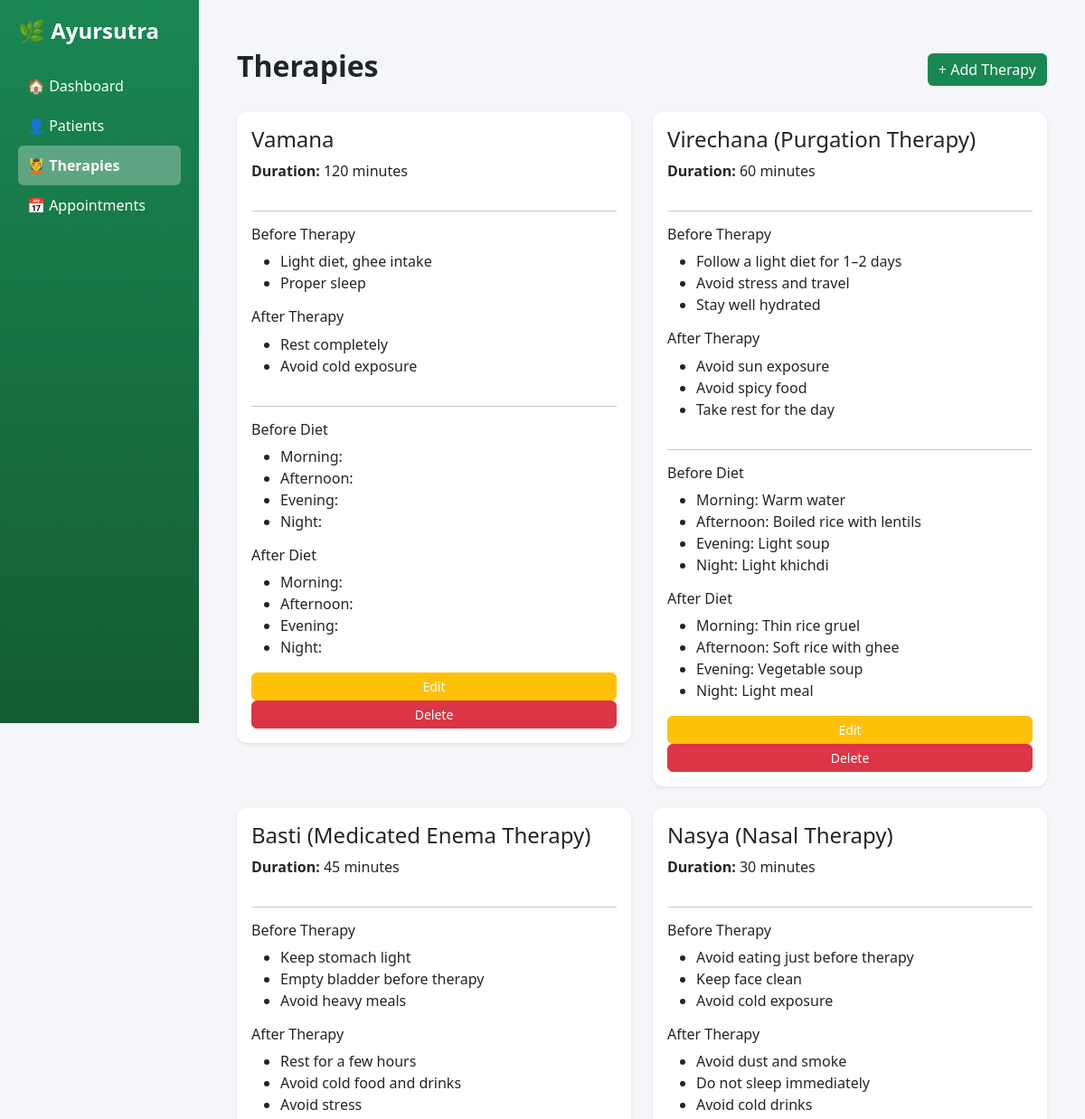
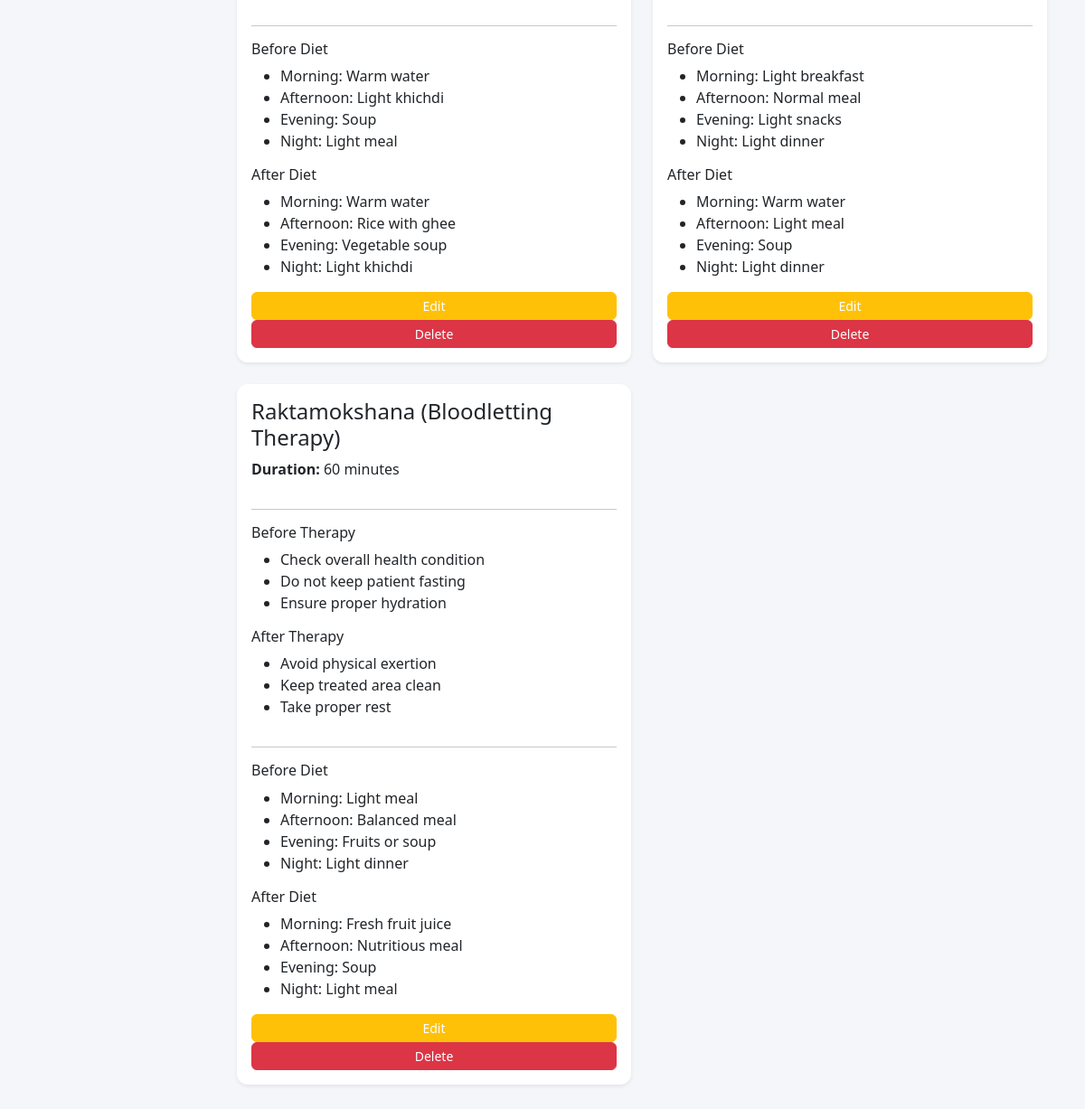
/therapies/, run on the app's committed database (2 pictures, top to bottom).
### therapies/models.py (models this page shows, shortened)
class Therapy(models.Model):
    therapy_name = models.CharField(max_length=100)
    duration = models.IntegerField(help_text="Duration in minutes")
    description = models.TextField()
    precautions = models.TextField(blank=True)

class TherapyPrecaution(models.Model):
    PRE_POST_CHOICES = (
        ('before', 'Before Therapy'),
        ('after', 'After Therapy'),
    )
    therapy = models.ForeignKey('Therapy', on_delete=models.CASCADE, related_name='default_precautions')
    type = models.CharField(max_length=10, choices=PRE_POST_CHOICES)
    text = models.TextField()

class TherapyDietPlan(models.Model):
    PRE_POST_CHOICES = (
        ('before', 'Before Therapy'),
        ('after', 'After Therapy'),
    )
    therapy = models.ForeignKey('Therapy', on_delete=models.CASCADE, related_name='default_diets')
    type = models.CharField(max_length=10, choices=PRE_POST_CHOICES)
    morning = models.TextField(null=True, blank=True)
    afternoon = models.TextField(null=True, blank=True)
    evening = models.TextField(null=True, blank=True)
    night = models.TextField(null=True, blank=True)

### therapies/views.py (the view)
# urls.py: path('', views.therapy_list, name='therapies'),
def therapy_list(request):
    therapies = Therapy.objects.prefetch_related(
        'default_precautions',
        'default_diets'
    )
    return render(request, 'therapies/therapy_list.html', {
        'therapies': therapies
    })

### templates/therapies/therapy_list.html (shortened to what this page needs)
{% extends 'base.html' %}
{% block content %}
<div class="container mt-4">
    <div class="d-flex justify-content-between align-items-center mb-4">
        <h2>Therapies</h2>
        <a href="{% url 'add_therapy' %}" class="btn btn-success">
            + Add Therapy
        </a>
    </div>
    <div class="row">
        {% for therapy in therapies %}
        <div class="col-md-6">
            <div class="card shadow-sm mb-4 p-3">
                <h4>{{ therapy.therapy_name }}</h4>
                <p><strong>Duration:</strong> {{ therapy.duration }} minutes</p>
                <hr>
                <h6>Before Therapy</h6>
                <ul>
                    {% for p in therapy.default_precautions.all %}
                        {% if p.type == "before" %}
                        <li>{{ p.text }}</li>
                        {% endif %}
                    {% endfor %}
                </ul>
                <h6>After Therapy</h6>
                <ul>
                    {% for p in therapy.default_precautions.all %}
                        {% if p.type == "after" %}
                        <li>{{ p.text }}</li>
                        {% endif %}
                    {% endfor %}
                </ul>
                <hr>
                {% for d in therapy.default_diets.all %}
                    <h6>{{ d.type|title }} Diet</h6>
                    <ul>
                        <li>Morning: {{ d.morning }}</li>
                        <li>Afternoon: {{ d.afternoon }}</li>
                        <li>Evening: {{ d.evening }}</li>
                        <li>Night: {{ d.night }}</li>
                    </ul>
                {% endfor %}
                {% if therapy.id %}
                    <a href="{% url 'edit_therapy' therapy.id %}" class="btn btn-sm btn-warning">
                        Edit
                    </a>
                    <a href="{% url 'delete_therapy' therapy.id %}" class="btn btn-sm btn-danger">
                        Delete
                    </a>
                {% endif %}
            </div>
        </div>
        {% endfor %}
    </div>
</div>
{% endblock %}

### patients/static/patients/css/style.css (style rules this page uses)
body { font-family: 'Segoe UI', Tahoma, Geneva, Verdana, sans-serif; background-color: #f4f6f9; margin: 0; }
.card { border: none; border-radius: 12px; box-shadow: 0 4px 12px rgba(0,0,0,0.08); }
.btn { border-radius: 6px; transition: 0.2s ease; }
.btn-success { background-color: #198754; border: none; }
.btn-warning { color: white; }
h2 { font-weight: 600; }
.card, .btn { transition: all 0.2s ease-in-out; }

### data on the page
Therapy: therapy_name "Vamana", duration "120", shows "Edit"
TherapyPrecaution: text "Light diet, ghee intake"
TherapyPrecaution: text "Proper sleep"
TherapyPrecaution: text "Rest completely"
TherapyPrecaution: text "Avoid cold exposure"
TherapyDietPlan: type "Before"
TherapyDietPlan: type "After"
Therapy: therapy_name "Virechana (Purgation Therapy)", duration "60", shows "Edit"
TherapyPrecaution: text "Follow a light diet for 1–2 days"
TherapyPrecaution: text "Avoid stress and travel"
TherapyPrecaution: text "Stay well hydrated"
TherapyPrecaution: text "Avoid sun exposure"
TherapyPrecaution: text "Avoid spicy food"
TherapyPrecaution: text "Take rest for the day"
TherapyDietPlan: type "Before", morning "Warm water", afternoon "Boiled rice with lentils", evening "Light soup", night "Light khichdi"
TherapyDietPlan: type "After", morning "Thin rice gruel", afternoon "Soft rice with ghee", evening "Vegetable soup", night "Light meal"
Therapy: therapy_name "Basti (Medicated Enema Therapy)", duration "45", shows "Edit"
TherapyPrecaution: text "Keep stomach light"
TherapyPrecaution: text "Empty bladder before therapy"
TherapyPrecaution: text "Avoid heavy meals"
TherapyPrecaution: text "Rest for a few hours"
TherapyPrecaution: text "Avoid cold food and drinks"
TherapyPrecaution: text "Avoid stress"
TherapyDietPlan: type "Before", morning "Warm water", afternoon "Light khichdi", evening "Soup", night "Light meal"
TherapyDietPlan: type "After", morning "Warm water", afternoon "Rice with ghee", evening "Vegetable soup", night "Light khichdi"
Therapy: therapy_name "Nasya (Nasal Therapy)", duration "30", shows "Edit"
TherapyPrecaution: text "Avoid eating just before therapy"
TherapyPrecaution: text "Keep face clean"
TherapyPrecaution: text "Avoid cold exposure"
TherapyPrecaution: text "Avoid dust and smoke"
TherapyPrecaution: text "Do not sleep immediately"
TherapyPrecaution: text "Avoid cold drinks"
TherapyDietPlan: type "Before", morning "Light breakfast", afternoon "Normal meal", evening "Light snacks", night "Light dinner"
TherapyDietPlan: type "After", morning "Warm water", afternoon "Light meal", evening "Soup", night "Light dinner"
Therapy: therapy_name "Raktamokshana (Bloodletting Therapy)", duration "60", shows "Edit"
TherapyPrecaution: text "Check overall health condition"
TherapyPrecaution: text "Do not keep patient fasting"
TherapyPrecaution: text "Ensure proper hydration"
TherapyPrecaution: text "Avoid physical exertion"
TherapyPrecaution: text "Keep treated area clean"
TherapyPrecaution: text "Take proper rest"
TherapyDietPlan: type "Before", morning "Light meal", afternoon "Balanced meal", evening "Fruits or soup", night "Light dinner"
TherapyDietPlan: type "After", morning "Fresh fruit juice", afternoon "Nutritious meal", evening "Soup", night "Light meal"
